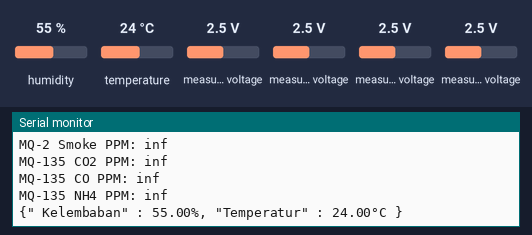
A sketch run on a simulated Arduino Uno, built with avr-gcc and run on an emulated ATmega328P. On the bench: the last lines printed to the serial monitor. The inputs (shaded band) are chosen by the test bench; at power-on: humidity 55 %, temperature 24 °C, measured voltage 2.5 V.

Above: at 3.1 s.
3.2 s: humidity set to 22 %
At 4.66 s:
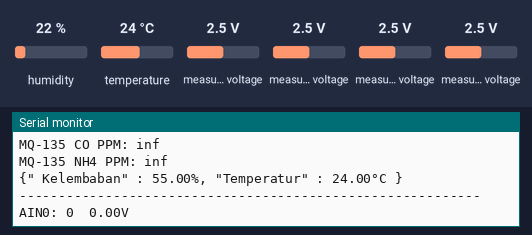
6.2 s: temperature set to 12 °C
At 7.9 s:
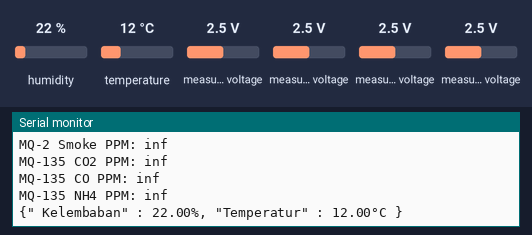
9.2 s: humidity set to 40 %
At 11.37 s:
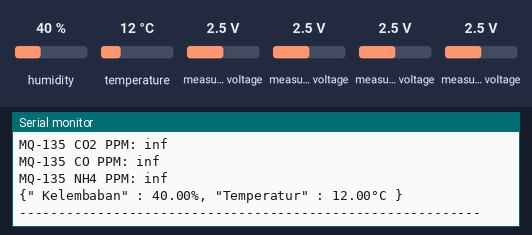
Timing chart, 0 to 12.9 s (numbered marks = the images above; inputs shaded):
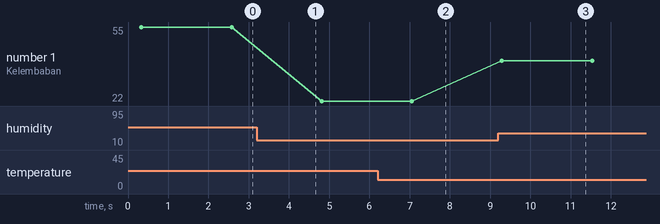

The sketch:

ads1115.ino
```cpp
#include <Adafruit_ADS1X15.h>
#include "DHTesp.h"

DHTesp dht;
Adafruit_ADS1115 ads;  /* Use this for the 16-bit version */
//Adafruit_ADS1015 ads;     /* Use this for the 12-bit version */
const float MQ2_RL = 10.0;   // Load resistance in ohms
const float MQ2_R0 = 10.0;   // Sensor resistance at clean air in ohms

// Define the constants for calibration (MQ2_LPG, MQ2_CO, MQ2_SMOKE)
#define MQ2_LPG 0.42 // LPG curve slope
#define MQ2_CO 0.77 // CO curve slope
#define MQ2_SMOKE 0.42 // Smoke curve slope

// Define the constants for MQ-135 sensor calibration
#define MQ135_RL 10.0 // Load resistance in ohms
#define MQ135_R0_CLEAN_AIR 76.63 // Sensor resistance at clean air for CO2 in kohms
#define MQ135_ALPHA 0.99 // Steinhart-Hart alpha value for CO2

// Define the constants for MQ-135 CO2, CO, and NH4 calibration
#define MQ135_CO2 0.358 // CO2 curve slope
#define MQ135_CO 1.178 // CO curve slope
#define MQ135_NH4 0.47 // NH4 curve slope

void setup(void)
{
  Serial.begin(9600);

  dht.setup(0, DHTesp::DHT22); //DHT Sensor
  Serial.println("Getting single-ended readings from AIN0..3");
  Serial.println("ADC Range: +/- 6.144V (1 bit = 3mV/ADS1015, 0.1875mV/ADS1115)");

  // The ADC input range (or gain) can be changed via the following
  // functions, but be careful never to exceed VDD +0.3V max, or to
  // exceed the upper and lower limits if you adjust the input range!
  // Setting these values incorrectly may destroy your ADC!
  //                                                                ADS1015  ADS1115
  //                                                                -------  -------
  // ads.setGain(GAIN_TWOTHIRDS);  // 2/3x gain +/- 6.144V  1 bit = 3mV      0.1875mV (default)
  // ads.setGain(GAIN_ONE);        // 1x gain   +/- 4.096V  1 bit = 2mV      0.125mV
  //ads.setGain(GAIN_TWO);        // 2x gain   +/- 2.048V  1 bit = 1mV      0.0625mV
  // ads.setGain(GAIN_FOUR);       // 4x gain   +/- 1.024V  1 bit = 0.5mV    0.03125mV
  // ads.setGain(GAIN_EIGHT);      // 8x gain   +/- 0.512V  1 bit = 0.25mV   0.015625mV
  // ads.setGain(GAIN_SIXTEEN);    // 16x gain  +/- 0.256V  1 bit = 0.125mV  0.0078125mV
  if (!ads.begin())
  {
    Serial.println("Failed to initialize ADS.");
    while (1);
  }
}

void loop(void)
{
  int16_t adc0, adc1, adc2, adc3;
  float volts0, volts1, volts2, volts3;

  adc0 = ads.readADC_SingleEnded(0);
  adc1 = ads.readADC_SingleEnded(1);
  adc2 = ads.readADC_SingleEnded(2);
  adc3 = ads.readADC_SingleEnded(3);

  volts0 = ads.computeVolts(adc0);
  volts1 = ads.computeVolts(adc1);
  volts2 = ads.computeVolts(adc2);
  volts3 = ads.computeVolts(adc3);

  Serial.println("-----------------------------------------------------------");
  Serial.print("AIN0: "); Serial.print(adc0); Serial.print("  "); Serial.print(volts0); Serial.println("V");
  Serial.print("AIN1: "); Serial.print(adc1); Serial.print("  "); Serial.print(volts1); Serial.println("V");
  // Serial.print("AIN2: "); Serial.print(adc2); Serial.print("  "); Serial.print(volts2); Serial.println("V");
  // Serial.print("AIN3: "); Serial.print(adc3); Serial.print("  "); Serial.print(volts3); Serial.println("V");

  // Calculate resistance of the MQ-2 sensor
  float mq2_sensorResistance = (MQ2_RL * volts0) / (5.0 - volts0);

  // Calculate ppm values for MQ-2 gases using calibration formulas
  float mq2_lpg = pow(10, ((log10(mq2_sensorResistance) - log10(MQ2_LPG)) / (-MQ2_LPG)) + log10(MQ2_LPG));
  float mq2_co = pow(10, ((log10(mq2_sensorResistance) - log10(MQ2_CO)) / (-MQ2_CO)) + log10(MQ2_CO));
  float mq2_smoke = pow(10, ((log10(mq2_sensorResistance) - log10(MQ2_SMOKE)) / (-MQ2_SMOKE)) + log10(MQ2_SMOKE));

  // Calculate resistance of the MQ-135 sensor
  float mq135_sensorResistance = (MQ135_RL * volts1) / (5.0 - volts1);

  float mq135_co2 = pow(10, ((log10(mq135_sensorResistance) - log10(MQ135_CO2)) / (-MQ135_CO2)) + log10(MQ135_CO2));
  float mq135_co = pow(10, ((log10(mq135_sensorResistance) - log10(MQ135_CO)) / (-MQ135_CO)) + log10(MQ135_CO));
  float mq135_nh4 = pow(10, ((log10(mq135_sensorResistance) - log10(MQ135_NH4)) / (-MQ135_NH4)) + log10(MQ135_NH4));

  Serial.print("MQ-2 LPG PPM: "); Serial.println(mq2_lpg);
  Serial.print("MQ-2 CO PPM: "); Serial.println(mq2_co);
  Serial.print("MQ-2 Smoke PPM: "); Serial.println(mq2_smoke);
  Serial.print("MQ-135 CO2 PPM: "); Serial.println(mq135_co2);
  Serial.print("MQ-135 CO PPM: "); Serial.println(mq135_co);
  Serial.print("MQ-135 NH4 PPM: "); Serial.println(mq135_nh4);

  //dht22
    float h = dht.getHumidity();
  float t = dht.getTemperature();
  Serial.print("{\" Kelembaban\" : ");
  Serial.print(h);
  Serial.print("%, \"Temperatur\" : ");
  Serial.print(t);
  Serial.print("°C }\n");
  //end dht
  delay(2000);
}
```

Measured:
- after the input at 6.2 s, the serial monitor: prints a new line after 0.85 s (image 2)
- after the input at 9.2 s, the serial monitor: prints a new line after 0.09 s (image 3)
- plotted number 1: 55 → 22 after the input at 3.2 s, 22 → 40 after the input at 9.2 s
